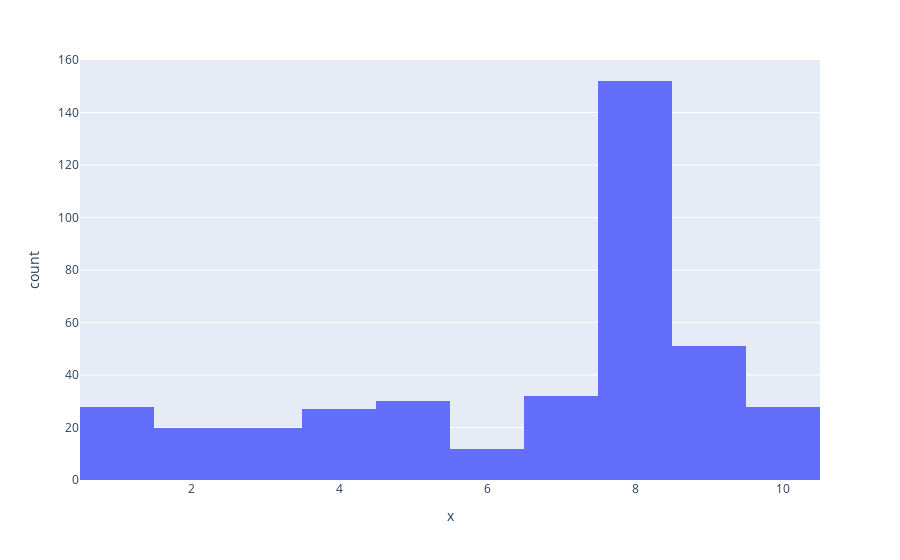

Notebook cell for this chart:
### Code cell
fig7 = px.histogram(x=df['selfMadeRank'])

fig7.show()

### Figure 1 — Plotly figure (JSON) as saved in the notebook; plotly's stock layout.template omitted (floating-point values rounded to 4 significant figures; data arrays with more than 128 entries replaced by an {"elided": "..."} marker saying what was removed)
{"data": [{"alignmentgroup": "True", "bingroup": "x", "hovertemplate": "x=%{x}<br>count=%{y}<extra></extra>", "legendgroup": "", "marker": {"color": "#636efa", "pattern": {"shape": ""}}, "name": "", "offsetgroup": "", "orientation": "v", "showlegend": false, "type": "histogram", "x": {"elided": "400 int values"}, "xaxis": "x", "yaxis": "y"}], "layout": {"barmode": "relative", "legend": {"tracegroupgap": 0}, "margin": {"t": 60}, "xaxis": {"anchor": "y", "domain": [0, 1], "title": {"text": "x"}}, "yaxis": {"anchor": "x", "domain": [0, 1], "title": {"text": "count"}}}}
